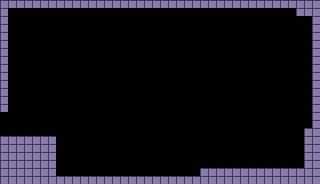

The image is a tile-based game level rendered from a .tmx file. Its description and complete source (layers, tilesets, objects, tile grids) follow:
An orthogonal 40x23 tile map with 8x8 px tiles, 2 tile layers (Ground, Platforms) and 2 objects (door, spawn).

<map version="1.5" tiledversion="1.7.2" orientation="orthogonal" renderorder="right-down" width="40" height="23" tilewidth="8" tileheight="8" infinite="0" nextlayerid="5" nextobjectid="4">
 <editorsettings>
  <export target="level.json" format="json" />
 </editorsettings>
 <tileset firstgid="1" name="dev-block" tilewidth="8" tileheight="8" tilecount="1" columns="1">
  <image source="../tilesets/dev-block.png" width="8" height="8" />
 </tileset>
 <layer id="1" name="Ground" width="40" height="23">
  <data encoding="csv">
1,1,1,1,1,1,1,1,1,1,1,1,1,1,1,1,1,1,1,1,1,1,1,1,1,1,1,1,1,1,1,1,1,1,1,1,1,1,1,1,
1,0,0,0,0,0,0,0,0,0,0,0,0,0,0,0,0,0,0,0,0,0,0,0,0,0,0,0,0,0,0,0,0,0,0,0,0,1,1,1,
1,0,0,0,0,0,0,0,0,0,0,0,0,0,0,0,0,0,0,0,0,0,0,0,0,0,0,0,0,0,0,0,0,0,0,0,0,0,0,1,
1,0,0,0,0,0,0,0,0,0,0,0,0,0,0,0,0,0,0,0,0,0,0,0,0,0,0,0,0,0,0,0,0,0,0,0,0,0,0,1,
1,0,0,0,0,0,0,0,0,0,0,0,0,0,0,0,0,0,0,0,0,0,0,0,0,0,0,0,0,0,0,0,0,0,0,0,0,0,0,1,
1,0,0,0,0,0,0,0,0,0,0,0,0,0,0,0,0,0,0,0,0,0,0,0,0,0,0,0,0,0,0,0,0,0,0,0,0,0,0,1,
1,0,0,0,0,0,0,0,0,0,0,0,0,0,0,0,0,0,0,0,0,0,0,0,0,0,0,0,0,0,0,0,0,0,0,0,0,0,0,1,
1,0,0,0,0,0,0,0,0,0,0,0,0,0,0,0,0,0,0,0,0,0,0,0,0,0,0,0,0,0,0,0,0,0,0,0,0,0,0,1,
1,0,0,0,0,0,0,0,0,0,0,0,0,0,0,0,0,0,0,0,0,0,0,0,0,0,0,0,0,0,0,0,0,0,0,0,0,0,0,1,
1,0,0,0,0,0,0,0,0,0,0,0,0,0,0,0,0,0,0,0,0,0,0,0,0,0,0,0,0,0,0,0,0,0,0,0,0,0,0,1,
1,0,0,0,0,0,0,0,0,0,0,0,0,0,0,0,0,0,0,0,0,0,0,0,0,0,0,0,0,0,0,0,0,0,0,0,0,0,0,1,
1,0,0,0,0,0,0,0,0,0,0,0,0,0,0,0,0,0,0,0,0,0,0,0,0,0,0,0,0,0,0,0,0,0,0,0,0,0,0,1,
1,0,0,0,0,0,0,0,0,0,0,0,0,0,0,0,0,0,0,0,0,0,0,0,0,0,0,0,0,0,0,0,0,0,0,0,0,0,0,1,
1,0,0,0,0,0,0,0,0,0,0,0,0,0,0,0,0,0,0,0,0,0,0,0,0,0,0,0,0,0,0,0,0,0,0,0,0,0,0,1,
0,0,0,0,0,0,0,0,0,0,0,0,0,0,0,0,0,0,0,0,0,0,0,0,0,0,0,0,0,0,0,0,0,0,0,0,0,0,0,1,
0,0,0,0,0,0,0,0,0,0,0,0,0,0,0,0,0,0,0,0,0,0,0,0,0,0,0,0,0,0,0,0,0,0,0,0,0,0,0,1,
0,0,0,0,0,0,0,0,0,0,0,0,0,0,0,0,0,0,0,0,0,0,0,0,0,0,0,0,0,0,0,0,0,0,0,0,0,0,1,1,
1,1,1,1,1,1,1,0,0,0,0,0,0,0,0,0,0,0,0,0,0,0,0,0,0,0,0,0,0,0,0,0,0,0,0,0,0,0,1,1,
1,1,1,1,1,1,1,0,0,0,0,0,0,0,0,0,0,0,0,0,0,0,0,0,0,0,0,0,0,0,0,0,0,0,0,0,0,0,1,1,
1,1,1,1,1,1,1,0,0,0,0,0,0,0,0,0,0,0,0,0,0,0,0,0,0,0,0,0,0,0,0,0,0,0,0,0,0,0,1,1,
1,1,1,1,1,1,1,0,0,0,0,0,0,0,0,0,0,0,0,0,0,0,0,0,0,0,0,0,0,0,0,0,0,0,0,0,0,0,1,1,
1,1,1,1,1,1,1,0,0,0,0,0,0,0,0,0,0,0,0,0,0,0,0,0,0,1,1,1,1,1,1,1,1,1,1,1,1,1,1,1,
1,1,1,1,1,1,1,1,1,1,1,1,1,1,1,1,1,1,1,1,1,1,1,1,1,1,1,1,1,1,1,1,1,1,1,1,1,1,1,1
</data>
 </layer>
 <layer id="2" name="Platforms" width="40" height="23">
  <data encoding="csv">
0,0,0,0,0,0,0,0,0,0,0,0,0,0,0,0,0,0,0,0,0,0,0,0,0,0,0,0,0,0,0,0,0,0,0,0,0,0,0,0,
0,0,0,0,0,0,0,0,0,0,0,0,0,0,0,0,0,0,0,0,0,0,0,0,0,0,0,0,0,0,0,0,0,0,0,0,0,0,0,0,
0,0,0,0,0,0,0,0,0,0,0,0,0,0,0,0,0,0,0,0,0,0,0,0,0,0,0,0,0,0,0,0,0,0,0,0,0,0,0,0,
0,0,0,0,0,0,0,0,0,0,0,0,0,0,0,0,0,0,0,0,0,0,0,0,0,0,0,0,0,0,0,0,0,0,0,0,0,0,0,0,
0,0,0,0,0,0,0,0,0,0,0,0,0,0,0,0,0,0,0,0,0,0,0,0,0,0,0,0,0,0,0,0,0,0,0,0,0,0,0,0,
0,0,0,0,0,0,0,0,0,0,0,0,0,0,0,0,0,0,0,0,0,0,0,0,0,0,0,0,0,0,0,0,0,0,0,0,0,0,0,0,
0,0,0,0,0,0,0,0,0,0,0,0,0,0,0,0,0,0,0,0,0,0,0,0,0,0,0,0,0,0,0,0,0,0,0,0,0,0,0,0,
0,0,0,0,0,0,0,0,0,0,0,0,0,0,0,0,0,0,0,0,0,0,0,0,0,0,0,0,0,0,0,0,0,0,0,0,0,0,0,0,
0,0,0,0,0,0,0,0,0,0,0,0,0,0,0,0,0,0,0,0,0,0,0,0,0,0,0,0,0,0,0,0,0,0,0,0,0,0,0,0,
0,0,0,0,0,0,0,0,0,0,0,0,0,0,0,0,0,0,0,0,0,0,0,0,0,0,0,0,0,0,0,0,0,0,0,0,0,0,0,0,
0,0,0,0,0,0,0,0,0,0,0,0,0,0,0,0,0,0,0,0,0,0,0,0,0,0,0,0,0,0,0,0,0,0,0,0,0,0,0,0,
0,0,0,0,0,0,0,0,0,0,0,0,0,0,0,0,0,0,0,0,0,0,0,0,0,0,0,0,0,0,0,0,0,0,0,0,0,0,0,0,
0,0,0,0,0,0,0,0,0,0,0,0,0,0,0,0,0,0,0,0,0,0,0,0,0,0,0,0,0,0,0,0,0,0,0,0,0,0,0,0,
0,0,0,0,0,0,0,0,0,0,0,0,0,0,0,0,0,0,0,0,0,0,0,0,0,0,0,0,0,0,0,0,0,0,0,0,0,0,0,0,
0,0,0,0,0,0,0,0,0,0,0,0,0,0,0,0,0,0,0,0,0,0,0,0,0,0,0,0,0,0,0,0,0,0,0,0,0,0,0,0,
0,0,0,0,0,0,0,0,0,0,0,0,0,0,0,0,0,0,0,0,0,0,0,0,0,0,0,0,0,0,0,0,0,0,0,0,0,0,0,0,
0,0,0,0,0,0,0,0,0,0,0,0,0,0,0,0,0,0,0,0,0,0,0,0,0,0,0,0,0,0,0,0,0,0,0,0,0,0,0,0,
0,0,0,0,0,0,0,0,0,0,0,0,0,0,0,0,0,0,0,0,0,0,0,0,0,0,0,0,0,0,0,0,0,0,0,0,0,0,0,0,
0,0,0,0,0,0,0,0,0,0,0,0,0,0,0,0,0,0,0,0,0,0,0,0,0,0,0,0,0,0,0,0,0,0,0,0,0,0,0,0,
0,0,0,0,0,0,0,0,0,0,0,0,0,0,0,0,0,0,0,0,0,0,0,0,0,0,0,0,0,0,0,0,0,0,0,0,0,0,0,0,
0,0,0,0,0,0,0,0,0,0,0,0,0,0,0,0,0,0,0,0,0,0,0,0,0,0,0,0,0,0,0,0,0,0,0,0,0,0,0,0,
0,0,0,0,0,0,0,0,0,0,0,0,0,0,0,0,0,0,0,0,0,0,0,0,0,0,0,0,0,0,0,0,0,0,0,0,0,0,0,0,
0,0,0,0,0,0,0,0,0,0,0,0,0,0,0,0,0,0,0,0,0,0,0,0,0,0,0,0,0,0,0,0,0,0,0,0,0,0,0,0
</data>
 </layer>
 <objectgroup id="3" name="Enemies" />
 <objectgroup id="4" name="Positions">
  <object id="1" name="L@0" type="door" x="0" y="136">
   <properties>
    <property name="side" value="left" />
   </properties>
   <point />
  </object>
  <object id="3" name="player" type="spawn" x="8" y="136">
   <point />
  </object>
 </objectgroup>
</map>